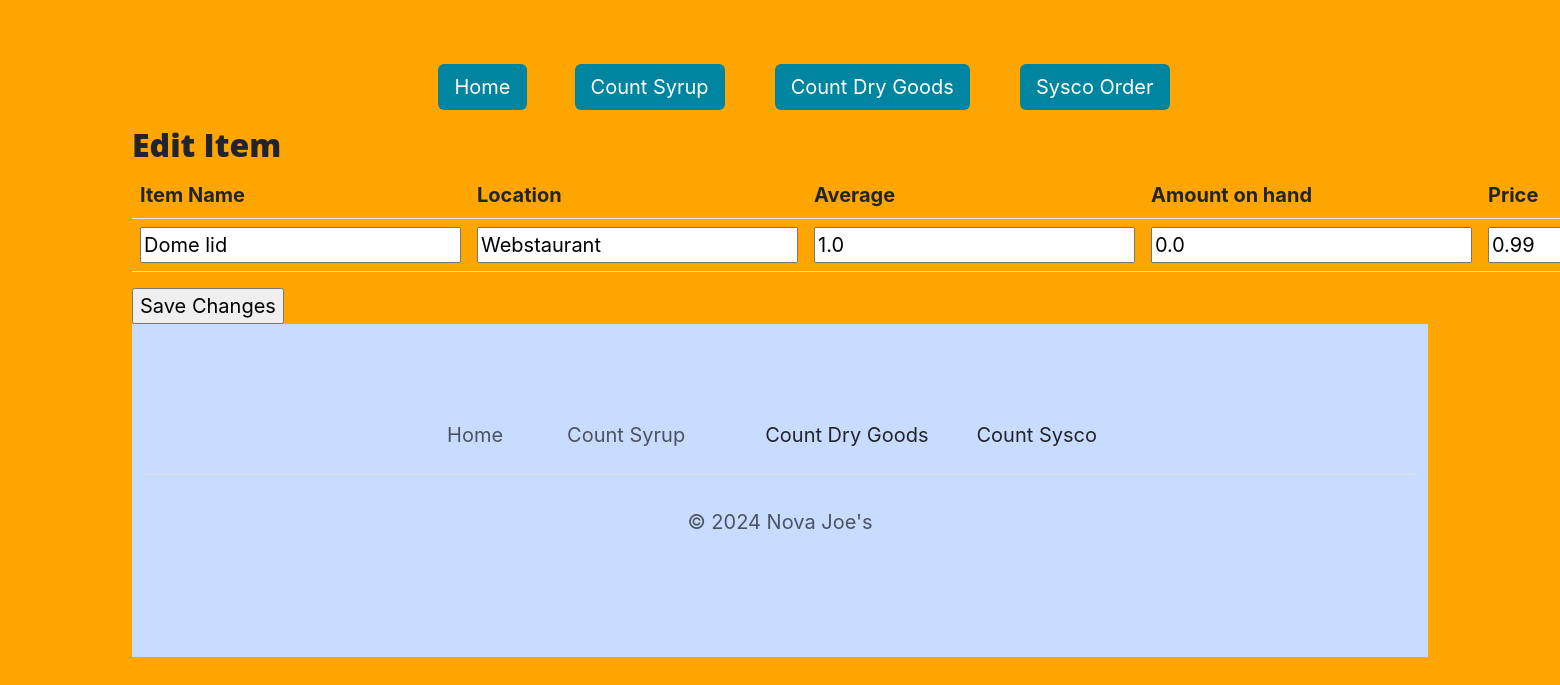
Page /edit/33 on the committed database.
### main.py (models this page shows)
class Item(db.Model):
    __tablename__ = "items"
    id: Mapped[int] = mapped_column(Integer, primary_key=True)
    name: Mapped[str] = mapped_column(String(250), unique=True, nullable=False)
    price: Mapped[float] = mapped_column(Float, nullable=True)
    average: Mapped[float] = mapped_column(Float, nullable=False)
    location: Mapped[str] = mapped_column(String(250), nullable=True)
    on_hand: Mapped[float] = mapped_column(Float, nullable=True)
    needed: Mapped[float] = mapped_column(Float, nullable=True)
    last_counted: Mapped[str] = mapped_column(String(250), nullable=True)
    unit: Mapped[str] = mapped_column(String(250), nullable=True)
    sort: Mapped[str] = mapped_column(String(250), nullable=True)
    group_id: Mapped[int] = mapped_column(Integer, db.ForeignKey("groups.id"))
    group = relationship("Group", back_populates="items")

### main.py (the view)
@app.route('/edit/<item_id>', methods=['GET', 'POST'])
def edit(item_id):
    with app.app_context():
        item = db.get_or_404(Item, item_id)
        print(item.group.name)
    form = EditForm(name=item.name, location=item.location, average=item.average, price=item.price,
                    on_hand=item.on_hand, group=item.group.name, unit=item.unit)
    if form.validate_on_submit():
        with app.app_context():
            item = db.get_or_404(Item, item_id)
            item.name = form.name.data
            item.average = form.average.data
            item.location = form.location.data
            item.price = form.price.data
            item.on_hand = form.on_hand.data
            item.group = db.session.execute(db.select(Group).where(Group.name == form.group.data)).scalar()
            item.unit = form.unit.data
            if form.location.data == 'delete':
                db.session.delete(item)
            try:
                db.session.commit()
            except:
                return ("edit failed. check group name spelled correctly")
        return redirect(url_for('home'))
    else:
        return render_template('edit2.html', item=item, form=form)

### main.py
class EditForm(FlaskForm):
    name = StringField('Item Name',
                       [validators.DataRequired()], )
    location = StringField(label='Location', validators=[DataRequired(message="need a name")])
    average = FloatField(label='Weekly Average', validators=[DataRequired(message="need an average")])
    on_hand = FloatField(label='Amount on hand')
    price = FloatField(label='Price')
    group = StringField(label='Group')
    unit = StringField(label='Unit')
    submit = SubmitField('Save Changes')

### templates/edit2.html (shortened to what this page needs)
{% extends "header.html" %}
{% block content %}
<div class="container">
    {%if item != 0%}
    <h2>Edit Item</h2>
    <form action="{{url_for('edit', item_id = item.id)}}" method="post">
        {% else %}
        <h2>Add an Item</h2>
        <form action="{{url_for('add')}}" method="post">
            {% endif %}
            <table class="table">
                <thead>
                <tr>
                    <th scope="col">Item Name</th>
                    <th scope="col">Location</th>
                    <th scope="col">Average</th>
                    <th scope="col">Amount on hand</th>
                    <th scope="col">Price</th>
                </tr>
                </thead>
                <tbody>
                <tr>
                    <td>{{ form.name }}</td>
                    <td>{{ form.location}}</td>
                    <td>{{ form.average}}</td>
                    <td>{{ form.on_hand}}</td>
                    <td>{{ form.price}}</td>
                </tr>
                </tbody>
            </table>
            {{ form.submit }}
        </form>
        {% endblock %}

### rows in the picture
Item: name "Dome lid", location "Webstaurant", average "1.0", on_hand "0.0", price "0.99"
